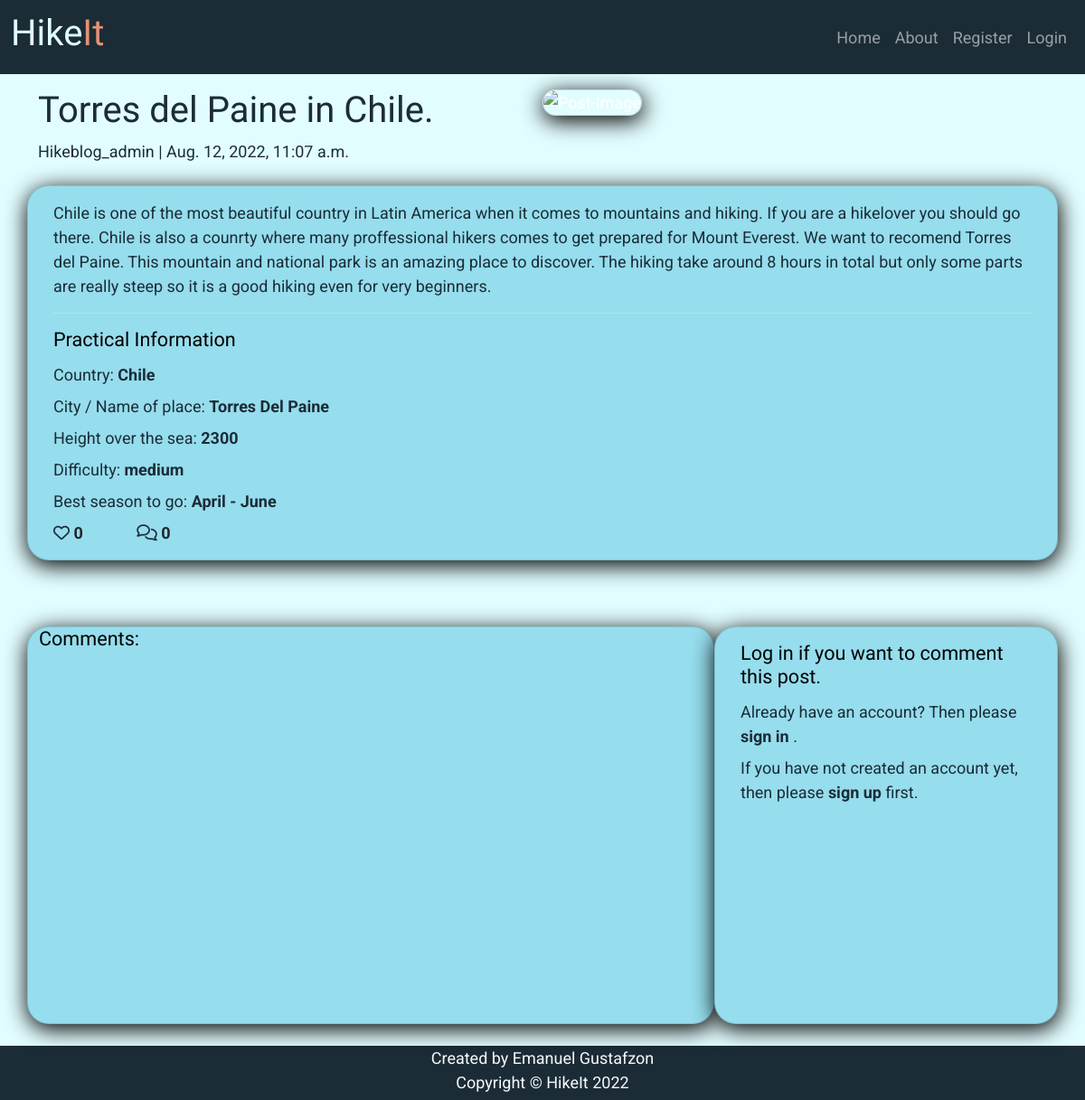
Page /torres-del-paine-in-chile/ on the committed database.
### blog/models.py (models this page shows, shortened)
class Post(models.Model):
    title = models.CharField(max_length=200, unique=True)
    slug = models.SlugField(max_length=200, unique=True)
    author = models.ForeignKey(
        User, on_delete=models.CASCADE, related_name='blog_posts')
    featured_image = CloudinaryField('image', default='placeholder')
    content = models.TextField()
    country = models.CharField(max_length=50, blank=True)
    city_name_of_place = models.CharField(max_length=50, blank=True)
    height_over_sea = models.IntegerField(blank=True, default=0)
    DIFFICULTY_CHOICES = [
        ('hard', 'hard'),
        ('medium', 'medium'),
        ('easy', 'easy'),
        ]
    difficulty_level = models.CharField(
        max_length=20,
        choices=DIFFICULTY_CHOICES,
        blank=True,
        null=True
    )
    SEASON_CHOICES = [
        ('January - Mars', 'January - Mars'),
        ('April - June', 'April - June'),
        ('July - September', 'July - September'),
        ('October - December', 'October - December'),
        ]
    best_season = models.CharField(
        max_length=20,
        choices=SEASON_CHOICES,
        null=True,
        blank=True
    )
    updated_on = models.DateTimeField(auto_now=True)
    created_on = models.DateTimeField(auto_now_add=True)
    status = models.IntegerField(choices=STATUS, default=0)
    likes = models.ManyToManyField(
        User, related_name='blogpost_like', blank=True)
    class Meta:
        ordering = ['-created_on']
    def number_of_likes(self):
        return self.likes.count()

### blog/views.py (the view, shortened to what this page needs)
# urls.py: path('<slug:slug>/', views.PostDetail.as_view(), name='post_detail'),
class PostDetail(View):
    def get(self, request, slug, *args, **kwargs):
        queryset = Post.objects.filter(status=1)
        post = get_object_or_404(queryset, slug=slug)
        comments = post.comments.filter(approved=True).order_by("-created_on")
        liked = False
        if post.likes.filter(id=self.request.user.id).exists():
            liked = True
        return render(
            request,
            "post_detail.html",
            {
                "post": post,
                "comments": comments,
                "commented": False,
                "liked": liked,
                "comment_form": CommentForm(),
            },
        )

### templates/post_detail.html (shortened to what this page needs)
{% extends 'base.html' %}
{% block content %}
{% load crispy_forms_tags %}
<div class="masthead">
    <div class="container">
        <div class="row g-0 mt-3 top ">
            <div class="col-md-6 col-lg-6 masthead-text d-flex flex-column justify-content-center ">
                <h1 class="post-title">{{ post.title }}</h1>
                <p class="post-subtitle">{{ post.author }} | {{ post.created_on }}</p>
            </div>
            <div class=" col-md-6 col-lg-6 masthead-image">
                <img class="post-detail-image img-fluid max-width:100%;" src=" {{ post.featured_image.url }}" alt="Post-Image">
            </div>
        </div>
    </div>
</div>
<div class="container">
    <div class="row">
        <div class="col card mb-4  mt-3 left  top">
            <div class="card-post-detail">
                <p class="card-text ">
                    {{ post.content | safe }}
                </p>
                <hr>
                <h3>Practical Information</h3>
                    <p>Country: <strong>{{ post.country | safe }}</strong></p>
                    <p>City / Name of place: <strong>{{ post.city_name_of_place | safe }}</strong></p>
                    <p>Height over the sea: <strong>{{ post.height_over_sea | safe }}</strong></p>
                    <p>Difficulty: <strong>{{ post.difficulty_level | safe }}</strong></p>
                    <p>Best season to go: <strong>{{ post.best_season | safe }}</strong></p>
                <div class="row">
                    <div class="col-2 col-lg-1">
                        <strong>
                            {% if user.is_authenticated %}
                            <form class="d-inline" action="{% url 'post_like' post.slug %}" method="POST">
                                {% csrf_token %}
                                {% if liked %}
                                <button type="submit" name="blogpost_id" value="{{post.slug}}" class="btn-like"><i class="fas fa-heart"></i></i></button>
                                {% else %}
                                <button type="submit" name="blogpost_id" value="{{post.slug}}" class="btn-like"><i class="far fa-heart"></i></button>
                                {% endif %}
                            </form>
                            {% else %}
                            <span class="text-secondary"><i class="far fa-heart"></i></span>
                            {% endif %}
                        <span class="text-dark">{{ post.number_of_likes }} </span>
                        </strong>
                    </div>
                    <div class="col-1">
                        {% with comments.count as total_comments %}
                        <strong class="text-dark"><i class="far fa-comments"></i>
                            {{ total_comments }}</strong>
                        {% endwith %}
                    </div>
                </div>
            </div>
        </div>
    </div>
    <div class="row">
        <div class="col">
            <hr>
        </div>
    </div>
    <div class="row">
        <div class="col-md-8 card mb-4  mt-3 ">
            <h3>Comments:</h3>
            <div class="card-post-detail">
            </div>
        </div>
        <div class="col-md-4 card mb-4 mt-3 ">
            <div class="card-post-detail">
                {% if commented %}
                <div class="alert alert-success {{ message.tags }} alert-dismissible fade show" id="msg" role="alert">
                    Your comment is awaiting approval
                    <button type="button" class="btn-close" data-bs-dismiss="alert" aria-label="Close"></button>
                </div>
                <h3>Leave a comment:</h3>
                <p>Posting as: {{ user.username }}</p>
                <form method="post">
                    {{ comment_form | crispy }}
                    {% csrf_token %}
                    <button type="submit" class="button">Submit</button>
                </form>
                {% else %}
                {% if user.is_authenticated %}
                <h3>Leave a comment:</h3>
                <p>Posting as: {{ user.username }}</p>
                <form method="post">
                    {{ comment_form | crispy }}
                    {% csrf_token %}
                    <button type="submit" class="button">Submit</button>
                </form>
                {% else %}
                <h3>Log in if you want to comment this post.</h3>
                <p>Already have an account? Then please <a href="https://myhikeblog.herokuapp.com/accounts/login/"> <strong>sign in</strong> </a>.</p>
                <p>If you have not created an account yet, then please <a href="https://myhikeblog.herokuapp.com/accounts/signup/"> <strong> sign up </strong></a> first.</p>
                {% endif %}
                {% endif %}
            </div>
        </div>
    </div>
</div>
{%endblock%}

### static/css/style.css (style rules this page uses)
body { font-family: "Roboto", sans-serif; font-size: 18px; background-color: #E2FDFF; color: white; min-height: 100vh; }
.card { position: relative; display: flex; flex-direction: column; word-wrap: break-word; background-color: #96DDED; box-shadow: 1px 5px 25px 1px black; background-clip: border-box; border: 1px solid rgba(0,0,0,.125); border-radius: 1.5rem; height:auto; }
.card-post-detail { min-height: 400px; flex: 1 1 auto; padding: 1rem 1rem; }
span { color: #1B2C37; }
a { color: #1B2C37; text-decoration: none; }
h1 { color: #1B2C37; font-family:'kalam'; }
h2, h3, h4 { font-size: 120%; color: black; font-family:'kalam'; margin-bottom: 0.75rem; }
p { color: #1B2C37; margin-bottom: 0.5rem; }
i { color: #1B2C37; }
.post-detail-image { border-radius: 20px; box-shadow: 1px 5px 25px 1px black; border: 1px solid rgba(0,0,0,.125); }

### rows in the picture
Post: title "Torres del Paine in Chile.", author "Hikeblog_admin", created_on "Aug. 12, 2022, 11:07 a.m.", content "Chile is one of the most beautiful country in Latin America when it comes to mountains and hiking. If you are a hikelover you should go there. Chile is also a counrty where many proffessional hikers comes to get prepared for Mount Everest. We want to recomend Torres del Paine. This mountain and national park is an amazing place to discover. The hiking take around 8 hours in total but only some parts are really steep so it is a good hiking even for very beginners.", country "Chile", city_name_of_place "Torres Del Paine", height_over_sea "2300", difficulty_level "medium", best_season "April - June", number_of_likes "0"

### other values in the picture
{{ total_comments }} "0"
